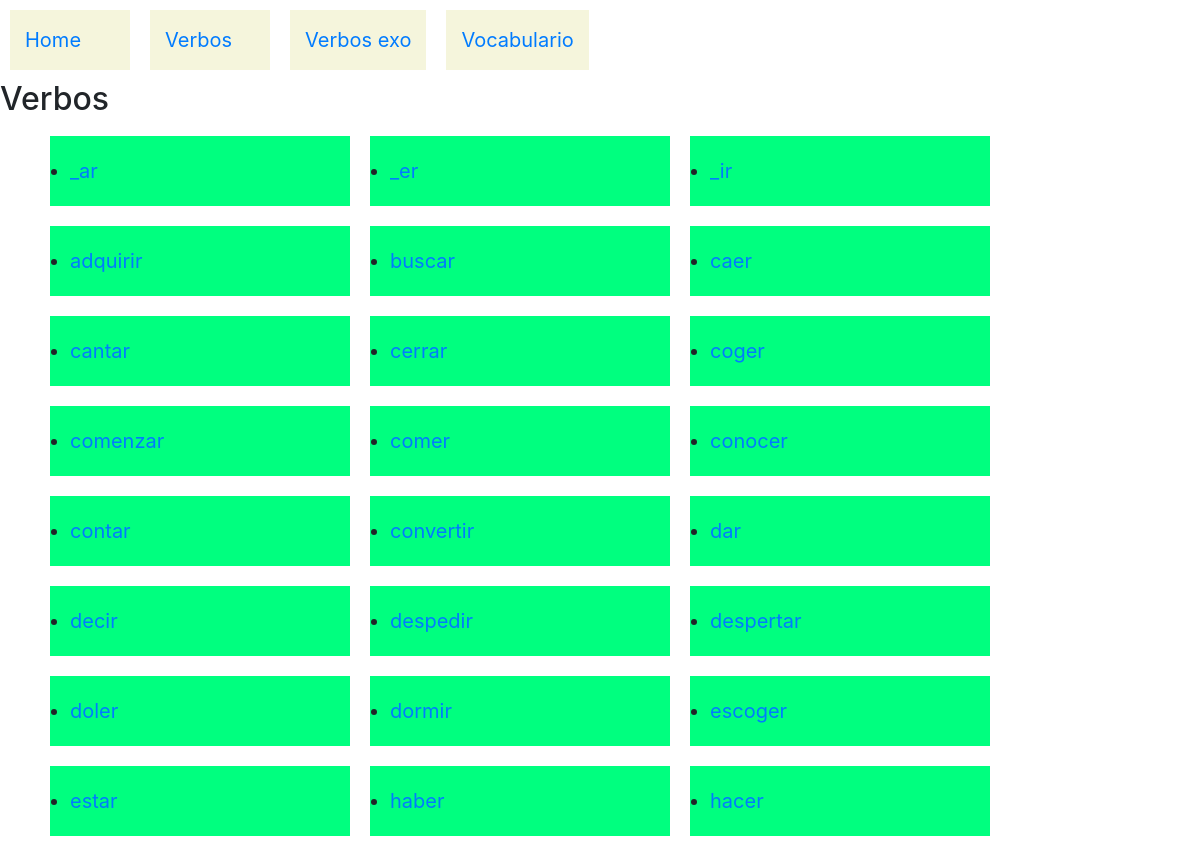
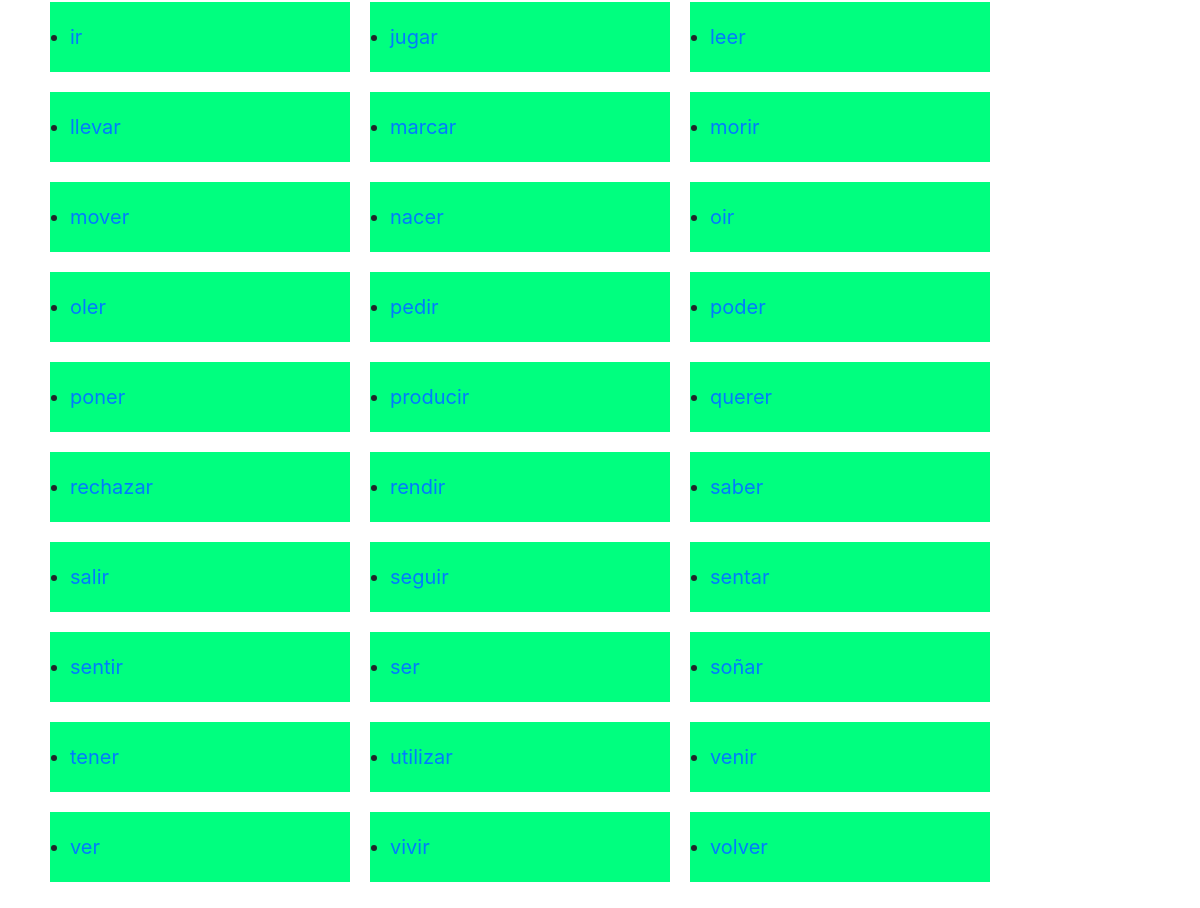
The app's page /verbos/verbos/, older data (2 pictures, top to bottom).
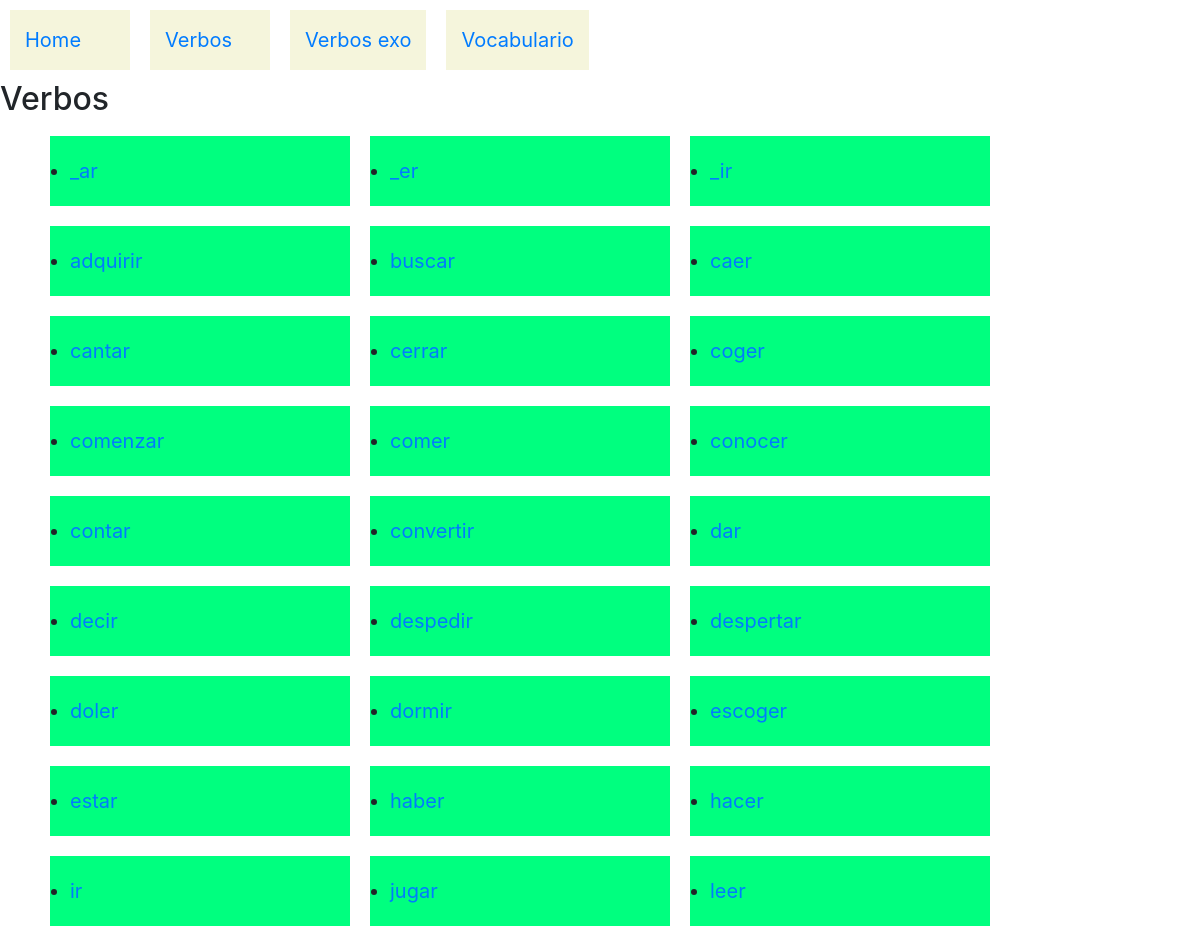
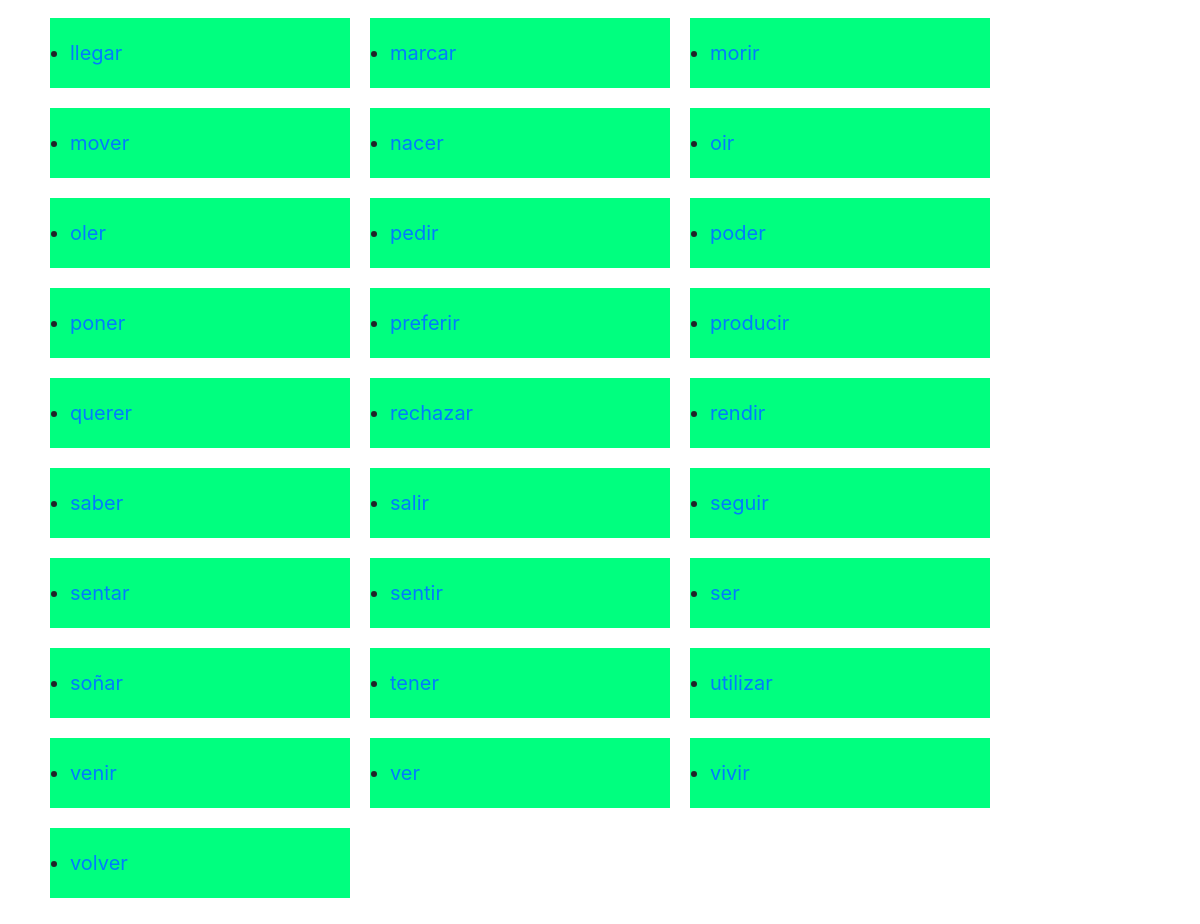
The same page, newer data (2 pictures, top to bottom).
### verbos/models.py (models this page shows)
class Verbo(models.Model):
    verbo = models.CharField(max_length=32)
    tipo=models.ForeignKey(Verbotipo,on_delete=models.SET_NULL,related_name="tipo_v",null=True)
    def __str__(self):
        return self.verbo

### verbos/views.py (the view)
# urls.py: path('verbos/',include('verbos.urls'))
def verbos(request):
    verbos = Verbo.objects.all()
    tiempos = Tiempo.objects.all()
    pronombres = Pronombre.objects.all()
    context= {
            "verbos" : verbos,
            "tiempos" : tiempos ,
            "pronombres" : pronombres
            }
    return render(request,"verbos/verbos.html",context)

### verbos/templates/verbos/verbos.html
{% extends 'verbos/layout.html' %}
{% block body1 %}
<h2> Verbos </h2>
<div id = "container">
<ul>
	<div id="container">
	{% for verbo  in verbos %}
	<div>
	<li>
		<a href= "{% url 'verbo' verbo.id %}" >{{ verbo  }}</a>   </li>
	</div>
	{% endfor %}
</ul>
	</div>
{% endblock %}

### verbos/templates/verbos/layout.html (shortened to what this page needs)
{% load static %}
<!DOCTYPE html >
<html>
<head lang=fr charset="UTF-8" >
	<link rel="stylesheet" href="https://stackpath.bootstrapcdn.com/bootstrap/4.1.3/css/bootstrap.min.css">
</head>
<body>
	<div class="nav">
			<div>		 <a href= "{% url 'index' %}">Home</a>  </div>
			<div>		 <a href= "{% url 'verbos' %}">Verbos</a>  </div>
			<div>		 <a href= "{% url 'verbos_exo'%}0/1">Verbos exo</a>  </div>
			<div>		 <a href= "{% url 'vocabulario'%}0/1">Vocabulario</a>  </div>
	</div>
	{% block body1 %}
	{% endblock %}
</body>
</html>

Row changes from the older to the newer data that the page shows:
removed Verbo: verbo "llevar"
added Verbo: verbo "llegar"
added Verbo: verbo "preferir"
